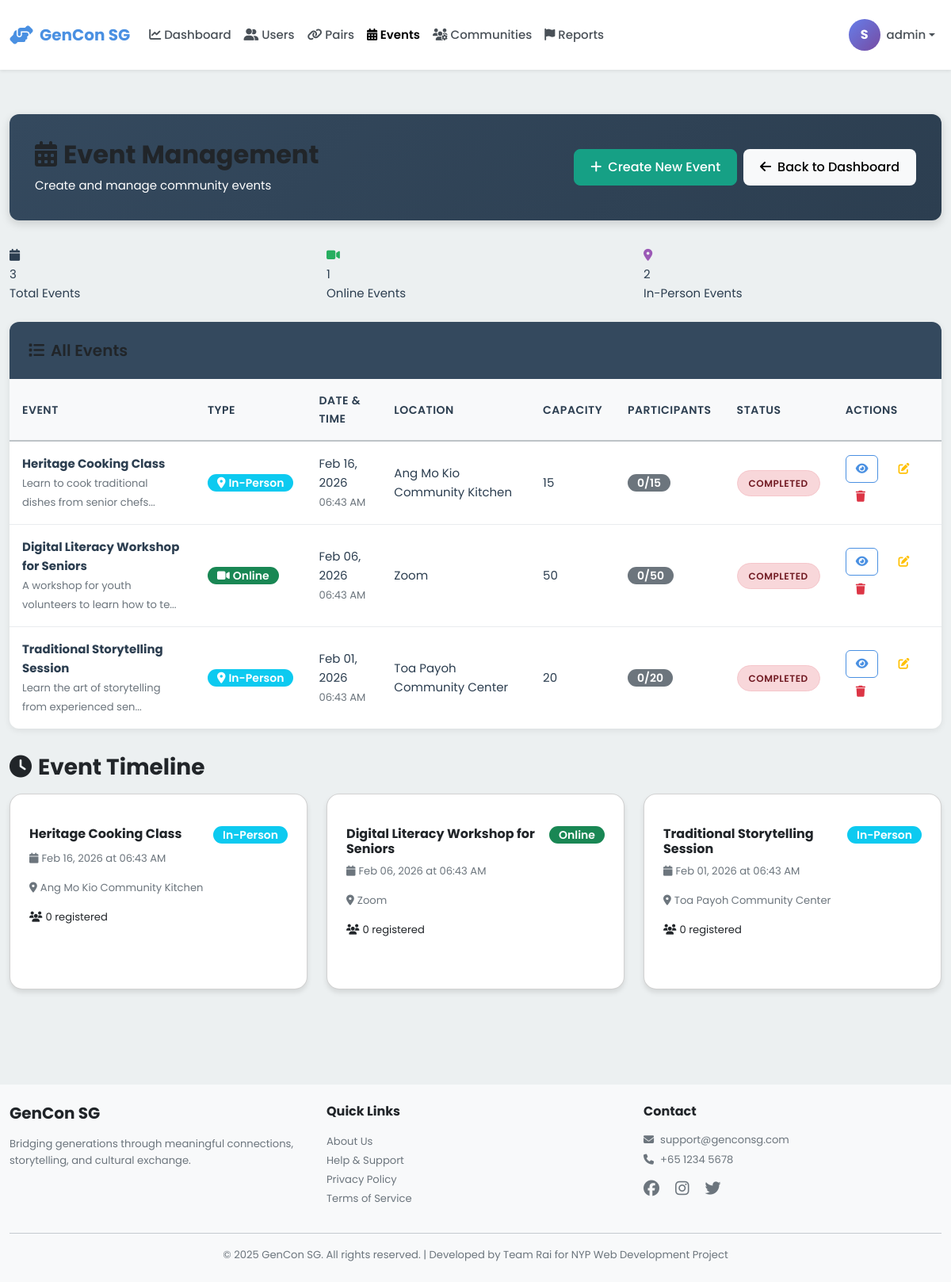
Page /admin/events (signed in) on the earlier database version.
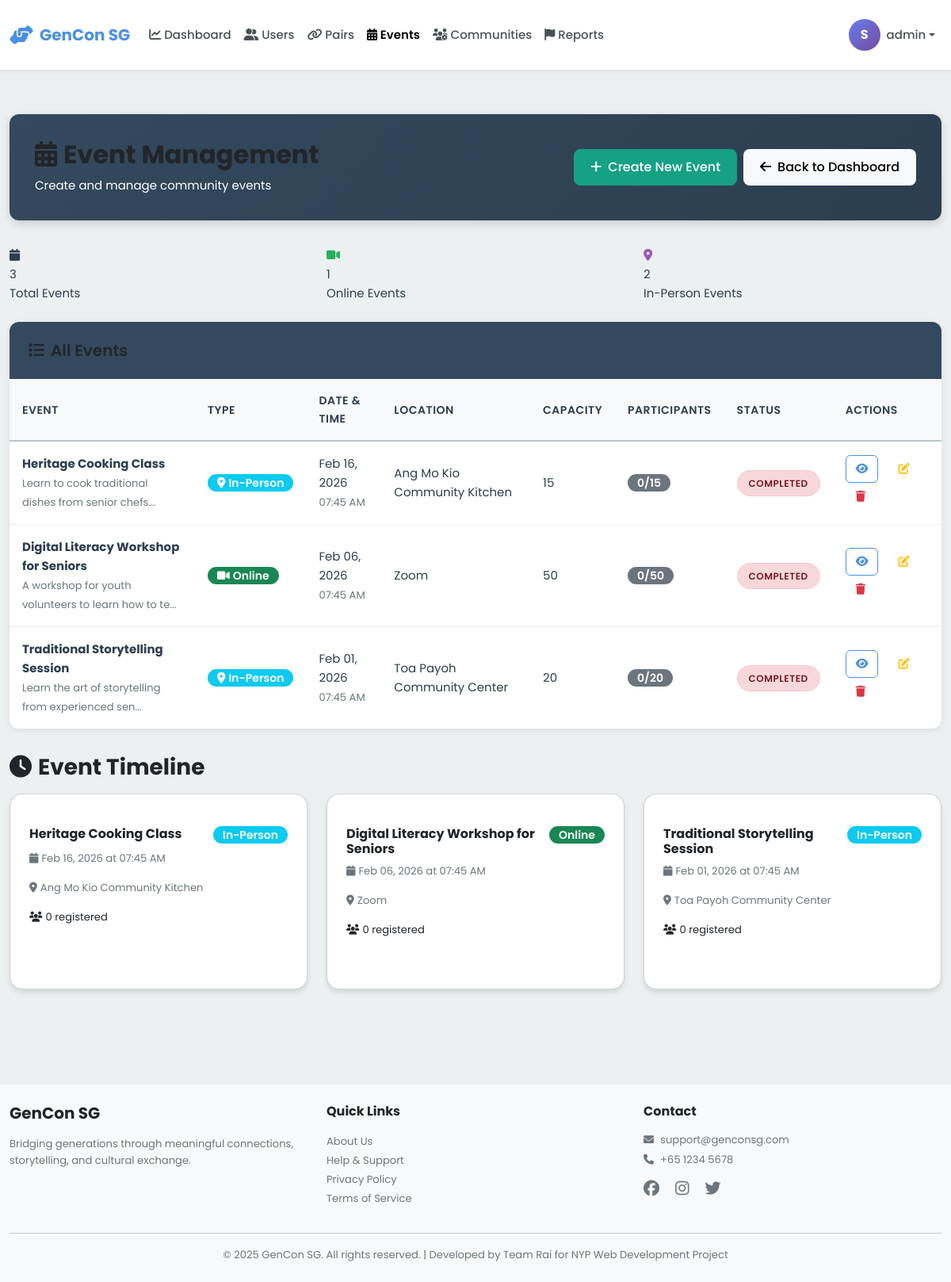
Same page on the later database version.
### models.py (models this page shows, shortened)
class Event(db.Model):
    __tablename__ = 'events'
    id = db.Column(db.Integer, primary_key=True)
    title = db.Column(db.String(200), nullable=False)
    description = db.Column(db.Text)
    event_type = db.Column(db.String(20), nullable=False)  # 'online' or 'in-person'
    location = db.Column(db.String(255))
    date = db.Column(db.DateTime, nullable=False, index=True)
    capacity = db.Column(db.Integer)
    created_by = db.Column(db.Integer, db.ForeignKey('users.id'), nullable=False)
    created_at = db.Column(db.DateTime, default=datetime.utcnow, nullable=False)
    creator = db.relationship('User')
    participants = db.relationship('EventParticipant', back_populates='event',
                                   lazy='dynamic', cascade='all, delete-orphan')

### blueprints/admin.py (the view)
@admin_bp.route('/events')
@admin_required
def events():
    all_events = Event.query.order_by(Event.date.desc()).all()
    return render_template('admin/events.html', events=all_events, now=datetime.utcnow())

### templates/admin/events.html (shortened to what this page needs)
{% extends "base.html" %}
{% block extra_css %}
<link rel="stylesheet" href="{{ url_for('static', filename='css/admin.css') }}">
{% endblock %}
{% block content %}
<div class="container-fluid py-4">
    <div class="admin-header">
        <div class="d-flex justify-content-between align-items-center">
            <div>
                <h1><i class="fas fa-calendar-alt me-2"></i>Event Management</h1>
                <p class="mb-0">Create and manage community events</p>
            </div>
            <div class="d-flex gap-2">
                <a href="{{ url_for('admin.create_event') }}" class="btn btn-success">
                    <i class="fas fa-plus me-2"></i>Create New Event
                </a>
                <a href="{{ url_for('admin.dashboard') }}" class="btn btn-light">
                    <i class="fas fa-arrow-left me-2"></i>Back to Dashboard
                </a>
            </div>
        </div>
    </div>
    <div class="row mb-4">
        <div class="col-md-4">
            <div class="stat-card" style="border-left-color: #3498DB;">
                <div class="stat-icon"><i class="fas fa-calendar"></i></div>
                <div class="stat-value">{{ events|length }}</div>
                <div class="stat-label">Total Events</div>
            </div>
        </div>
        <div class="col-md-4">
            <div class="stat-card" style="border-left-color: #27AE60;">
                <div class="stat-icon" style="color: #27AE60;"><i class="fas fa-video"></i></div>
                <div class="stat-value">{{ events|selectattr('event_type', 'equalto', 'online')|list|length }}</div>
                <div class="stat-label">Online Events</div>
            </div>
        </div>
        <div class="col-md-4">
            <div class="stat-card" style="border-left-color: #9B59B6;">
                <div class="stat-icon" style="color: #9B59B6;"><i class="fas fa-map-marker-alt"></i></div>
                <div class="stat-value">{{ events|selectattr('event_type', 'equalto', 'in-person')|list|length }}</div>
                <div class="stat-label">In-Person Events</div>
            </div>
        </div>
    </div>
    <div class="data-table-container">
        <div class="table-header">
            <h3><i class="fas fa-list me-2"></i>All Events</h3>
        </div>
        {% if events %}
        <table class="data-table">
            <thead>
                <tr>
                    <th>Event</th>
                    <th>Type</th>
                    <th>Date & Time</th>
                    <th>Location</th>
                    <th>Capacity</th>
                    <th>Participants</th>
                    <th>Status</th>
                    <th>Actions</th>
                </tr>
            </thead>
            <tbody>
                {% for event in events %}
                <tr>
                    <td>
                        <div class="fw-bold">{{ event.title }}</div>
                        <small class="text-muted">{{ event.description[:50] }}{% if event.description|length > 50 %}...{% endif %}</small>
                    </td>
                    <td>
                        {% if event.event_type == 'online' %}
                        <span class="badge bg-success">
                            <i class="fas fa-video me-1"></i>Online
                        </span>
                        {% else %}
                        <span class="badge bg-info">
                            <i class="fas fa-map-marker-alt me-1"></i>In-Person
                        </span>
                        {% endif %}
                    </td>
                    <td>
                        <div>{{ event.date.strftime('%b %d, %Y') }}</div>
                        <small class="text-muted">{{ event.date.strftime('%I:%M %p') }}</small>
                    </td>
                    <td>{{ event.location or 'TBA' }}</td>
                    <td>{{ event.capacity or 'Unlimited' }}</td>
                    <td>
                        <span class="badge bg-secondary">
                            {{ event.participants.count() }}{% if event.capacity %}/{{ event.capacity }}{% endif %}
                        </span>
                    </td>
                    <td>
                        {% if event.date > now %}
                        <span class="status-badge active">Upcoming</span>
                        {% else %}
                        <span class="status-badge inactive">Completed</span>
                        {% endif %}
                    </td>
                    <td>
                        <button class="btn btn-sm btn-outline-primary table-action-btn"
                                title="View Details"
                                onclick="viewEvent({{ event.id }})">
                            <i class="fas fa-eye"></i>
                        </button>
                        <button class="btn btn-sm btn-outline-warning table-action-btn"
                                title="Edit Event"
                                onclick="editEvent({{ event.id }})">
                            <i class="fas fa-edit"></i>
                        </button>
                        <button class="btn btn-sm btn-outline-danger table-action-btn"
                                title="Delete Event"
                                onclick="deleteEvent({{ event.id }})">
                            <i class="fas fa-trash"></i>
                        </button>
                    </td>
                </tr>
                {% endfor %}
            </tbody>
        </table>
        {% endif %}
    </div>
    {% if events %}
    <h3 class="mt-4 mb-3"><i class="fas fa-clock me-2"></i>Event Timeline</h3>
    <div class="row">
        {% for event in events[:6] %}
        <div class="col-md-4 mb-3">
            <div class="card h-100">
                <div class="card-body">
                    <div class="d-flex justify-content-between align-items-start mb-2">
                        <h6 class="card-title mb-0">{{ event.title }}</h6>
                        {% if event.event_type == 'online' %}
                        <span class="badge bg-success">Online</span>
                        {% else %}
                        <span class="badge bg-info">In-Person</span>
                        {% endif %}
                    </div>
                    <p class="card-text small text-muted">
                        <i class="fas fa-calendar me-1"></i>{{ event.date.strftime('%b %d, %Y at %I:%M %p') }}
                    </p>
                    <p class="card-text small text-muted">
                        <i class="fas fa-map-marker-alt me-1"></i>{{ event.location or 'TBA' }}
                    </p>
                    <p class="card-text small">
                        <i class="fas fa-users me-1"></i>{{ event.participants.count() }} registered
                    </p>
                </div>
            </div>
        </div>
        {% endfor %}
    </div>
    {% endif %}
</div>
{% endblock %}

### templates/base.html (shortened to what this page needs)
<!DOCTYPE html>
<html lang="en">
<head>
    <link href="https://cdn.jsdelivr.net/npm/bootstrap@5.3.2/dist/css/bootstrap.min.css" rel="stylesheet">
    <link rel="stylesheet" href="https://cdnjs.cloudflare.com/ajax/libs/font-awesome/6.5.1/css/all.min.css">
    <link rel="stylesheet" href="{{ url_for('static', filename='css/main.css') }}">
    {% if session.role == 'senior' %}
        <link rel="stylesheet" href="{{ url_for('static', filename='css/senior.css') }}">
    {% elif session.role == 'youth' %}
        <link rel="stylesheet" href="{{ url_for('static', filename='css/youth.css') }}">
    {% elif session.role == 'admin' %}
        <link rel="stylesheet" href="{{ url_for('static', filename='css/admin.css') }}">
    {% endif %}
    {% block extra_css %}{% endblock %}
</head>
<body class="{% block body_class %}{% endblock %}"
      data-role="{{ session.role if session.role else 'guest' }}"
      data-theme="{{ session.theme if session.theme else 'light' }}">
    <nav class="navbar navbar-expand-lg navbar-light bg-white shadow-sm sticky-top">
        <div class="container-fluid">
            <a class="navbar-brand d-flex align-items-center" href="{% if session.role %}{{ url_for(session.role + '.dashboard') }}{% else %}{{ url_for('index') }}{% endif %}">
                <i class="fas fa-hands-helping text-primary me-2 fs-4"></i>
                <span class="fw-bold">GenCon SG</span>
            </a>
            <div class="collapse navbar-collapse" id="navbarNav">
                {% if session.user_id %}
                    {% if session.role == 'senior' %}
                    <ul class="navbar-nav me-auto">
                        <li class="nav-item">
                            <a class="nav-link" href="{{ url_for('senior.dashboard') }}">
                                <i class="fas fa-home"></i> Dashboard
                            </a>
                        </li>
                        <li class="nav-item">
                            <a class="nav-link" href="{{ url_for('senior.stories') }}">
                                <i class="fas fa-book"></i> My Stories
                            </a>
                        </li>
                        <li class="nav-item">
                            <a class="nav-link" href="{{ url_for('senior.messages') }}">
                                <i class="fas fa-comments"></i> Messages
                            </a>
                        </li>
                        <li class="nav-item">
                            <a class="nav-link" href="{{ url_for('senior.events') }}">
                                <i class="fas fa-calendar"></i> Events
                            </a>
                        </li>
                        <li class="nav-item">
                            <a class="nav-link" href="{{ url_for('senior.communities') }}">
                                <i class="fas fa-users"></i> Communities
                            </a>
                        </li>
                        <li class="nav-item">
                            <a class="nav-link" href="{{ url_for('senior.games') }}">
                                <i class="fas fa-gamepad"></i> Games
                            </a>
                        </li>
                    </ul>
                    {% elif session.role == 'admin' %}
                    <ul class="navbar-nav me-auto">
                        <li class="nav-item">
                            <a class="nav-link" href="{{ url_for('admin.dashboard') }}">
                                <i class="fas fa-chart-line"></i> Dashboard
                            </a>
                        </li>
                        <li class="nav-item">
                            <a class="nav-link" href="{{ url_for('admin.users') }}">
                                <i class="fas fa-user-friends"></i> Users
                            </a>
                        </li>
                        <li class="nav-item">
                            <a class="nav-link" href="{{ url_for('admin.pairs') }}">
                                <i class="fas fa-link"></i> Pairs
                            </a>
                        </li>
                        <li class="nav-item">
                            <a class="nav-link" href="{{ url_for('admin.events') }}">
                                <i class="fas fa-calendar-alt"></i> Events
                            </a>
                        </li>
                        <li class="nav-item">
                            <a class="nav-link" href="{{ url_for('admin.communities') }}">
                                <i class="fas fa-users-cog"></i> Communities
                            </a>
                        </li>
                        <li class="nav-item">
                            <a class="nav-link" href="{{ url_for('admin.reports') }}">
                                <i class="fas fa-flag"></i> Reports
                            </a>
                        </li>
                    </ul>
                    {% endif %}
                    <ul class="navbar-nav ms-auto">
                        <li class="nav-item dropdown">
                            <a class="nav-link dropdown-toggle d-flex align-items-center" href="#"
                               id="profileDropdown" role="button" data-bs-toggle="dropdown"
                               aria-expanded="false">
                                {% if 'default-avatar' in session.get('profile_picture', 'default-avatar.png') %}
                                    <div class="avatar-placeholder sm me-2">
                                        {{ session.get('full_name', 'U')[0] | upper }}
                                    </div>
                                {% else %}
                                    <img src="{{ url_for('static', filename='images/' + session.get('profile_picture')) }}"
                                         alt="User"
                                         class="rounded-circle me-2"
                                         width="32" height="32"
                                         style="object-fit: cover;">
                                {% endif %}
                                {{ session.username }}
                            </a>
                        </li>
                    </ul>
                {% endif %}
            </div>
        </div>
    </nav>
    <main class="main-content">
        {% block content %}{% endblock %}
    </main>
    <footer class="footer bg-light mt-5 py-4">
        <div class="container">
            <div class="row">
                <div class="col-md-4">
                    <h5 class="fw-bold mb-3">GenCon SG</h5>
                    <p class="text-muted small">
                        Bridging generations through meaningful connections,
                        storytelling, and cultural exchange.
                    </p>
                </div>
                <div class="col-md-4">
                    <h6 class="fw-bold mb-3">Quick Links</h6>
                    <ul class="list-unstyled">
                        <li><a href="#" class="text-muted text-decoration-none small">About Us</a></li>
                        <li><a href="#" class="text-muted text-decoration-none small">Help & Support</a></li>
                        <li><a href="#" class="text-muted text-decoration-none small">Privacy Policy</a></li>
                        <li><a href="#" class="text-muted text-decoration-none small">Terms of Service</a></li>
                    </ul>
                </div>
                <div class="col-md-4">
                    <h6 class="fw-bold mb-3">Contact</h6>
                    <p class="text-muted small mb-1">
                        <i class="fas fa-envelope me-2"></i>support@genconsg.com
                    </p>
                    <p class="text-muted small mb-1">
                        <i class="fas fa-phone me-2"></i>+65 1234 5678
                    </p>
                    <div class="mt-3">
                        <a href="#" class="text-muted me-3"><i class="fab fa-facebook fs-5"></i></a>
                        <a href="#" class="text-muted me-3"><i class="fab fa-instagram fs-5"></i></a>
                        <a href="#" class="text-muted"><i class="fab fa-twitter fs-5"></i></a>
                    </div>
                </div>
            </div>
            <hr class="my-3">
            <div class="text-center text-muted small">
                <p class="mb-0">&copy; 2025 GenCon SG. All rights reserved. | Developed by Team Rai for NYP Web Development Project</p>
            </div>
        </div>
    </footer>
</body>
</html>

Differences in the rows shown:
changed Event "Heritage Cooking Class": date "06:43 AM" → "07:45 AM"; date "Feb 16, 2026 at 06:43 AM" → "Feb 16, 2026 at 07:45 AM"
changed Event "Digital Literacy Workshop for Seniors": date "06:43 AM" → "07:45 AM"; date "Feb 06, 2026 at 06:43 AM" → "Feb 06, 2026 at 07:45 AM"
changed Event "Traditional Storytelling Session": date "06:43 AM" → "07:45 AM"; date "Feb 01, 2026 at 06:43 AM" → "Feb 01, 2026 at 07:45 AM"
